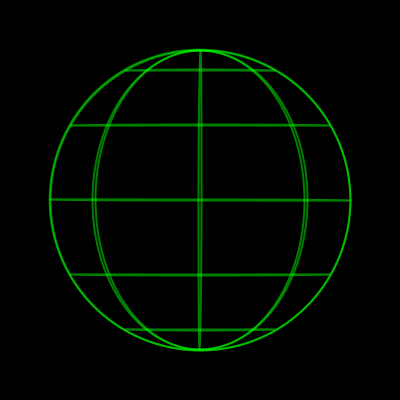
Frame 1 (no input)
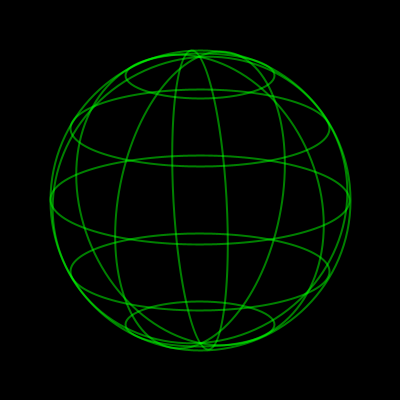
Frame 60 (the mouse pressed at the canvas centre just before this capture)
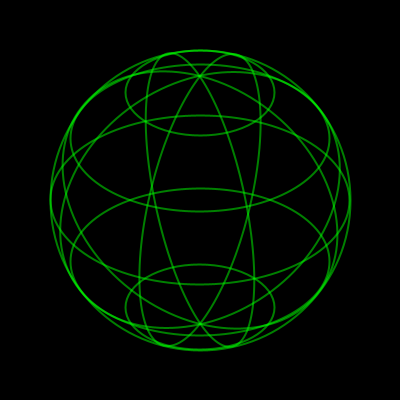
Frame 120 (the mouse held since frame 60 and released just before this capture)

The Processing sketch that drew these frames (run headless with seeded random() and noise(); from frame 60 on, the mouse is pressed at the canvas centre):

// Processing sketch: processing_179368
// ── processing_179368.pde

void setup() {
    size(400, 400);
    p = 0;
}

void desenharArco(float diametro, float zenite, float azimute, float deslocamento) {
    pushMatrix();
    rotate(zenite);
    float diam = abs(diametro * sqrt(1 - pow(deslocamento, 2)));
    ellipse(deslocamento * azimute * diametro / 2, 0, diam * sqrt(1 - pow(azimute, 2)), diam);
    popMatrix();
}

void desenharEsfera(float arfagem, float guinada, float diametro, int meridianos, int paralelos) {
    noFill();
    stroke(0, 255, 0, 128);
    strokeWeight(2);

    ellipse(0, 0, diametro, diametro);

    int i;
    float angulo, dx, dy;
    for(i = meridianos; i > 0; i--) {
        angulo = guinada + PI / meridianos * i;
        dx = cos(angulo);
        dy = sin(arfagem) * sin(angulo);
        desenharArco(diametro, atan2(dy, dx), mag(dx, dy), 0);
    }
    desenharArco(diametro, HALF_PI, cos(arfagem), 0);
    for(i = paralelos++; i > 0; i--) {
        desenharArco(diametro, HALF_PI, cos(arfagem), sin(i * HALF_PI / paralelos));
        desenharArco(diametro, HALF_PI, cos(arfagem), -sin(i * HALF_PI / paralelos));
    }
}

float p;

void draw() {
    background(0);

    pushMatrix();
    translate(200, 200);
    desenharEsfera(p = (p + 0.005) % TWO_PI, p * 2, 300, 4, 2);
    popMatrix();
}
